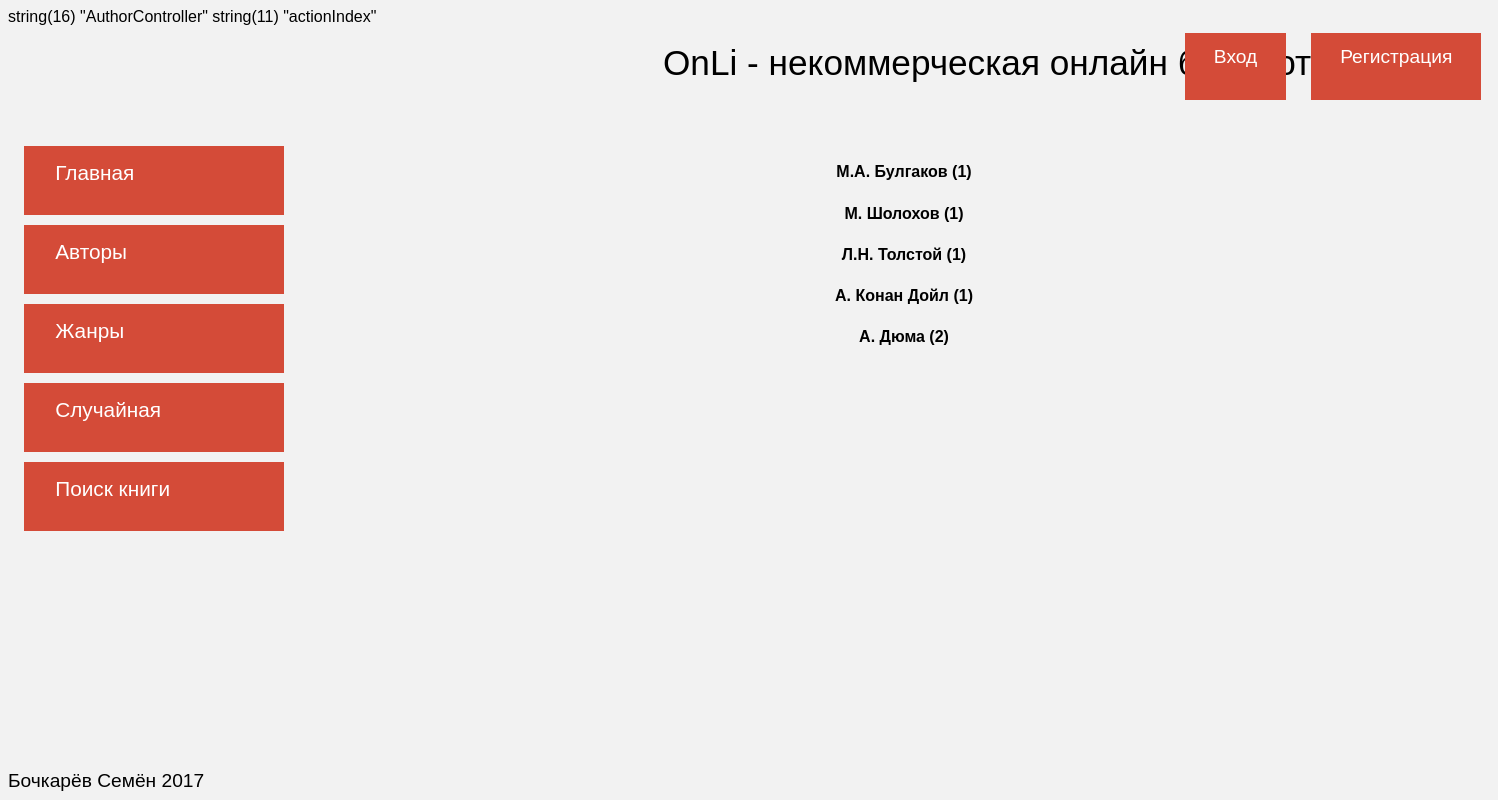
The page /author on the database its author committed.
### tables this page shows
CREATE TABLE `authors` (
  `id` int(11) NOT NULL,
  `name` varchar(255) NOT NULL
);

### config/routes.php (called while the page is built)
<?php
return array(
	'book/([0-9]+)/([0-9]+)' => 'book/view/$1/$2',
	'book/([0-9]+)' => 'book/view/$1',
	'book/favorite/([0-9]+)' => 'book/favorite/$1',
	'book/bookmark/([0-9]+)/([0-9]+)' => 'book/bookmark/$1/$2',
	'book/search' => 'book/search',
	'book/random' => 'book/random',
	'book/jquery' => 'book/jquery',
	'book' => 'book/index',
	'genre/([0-9]+)' => 'genre/view/$1',
	'genre' => 'genre/index',
	'author/([0-9]+)' => 'author/view/$1',
	'author/favorite/([0-9]+)' => 'author/favorite/$1',
	'author' => 'author/index',
	'cabinet/favorite' => 'cabinet/favorite',
	'cabinet/([0-9]+)/([0-9]+)' => 'cabinet/deletebookmark/$1/$2',
	'cabinet' => 'cabinet/index',
	'user/login' => 'user/login',
	'user/register' => 'user/register',
	'user/logout' => 'user/logout',
	'' =>'book/index',
)
?>

### controllers/AuthorController.php (called while the page is built, shortened)
<?php
include_once ROOT.'/models/Book.php';
class AuthorController{
	public function actionIndex(){
		$authorsList = Book::getAuthorsList();
		require_once(ROOT. '/views/authors/index.php');
		return true;
	}
}

### index.php (called while the page is built, shortened)
<?php
	require_once(ROOT.'/components/router.php');
	$router = new Router();
	$router->run();
?>

### models/Book.php (called while the page is built, shortened)
<?php
class Book {
	public static function getAuthorsList(){
		$db = Db::getConnection();
		$authorsList = array();
		$sql = 'SELECT * FROM authors ORDER BY name DESC LIMIT 10';
		$result = $db->query($sql);
		$result->setFetchMode(PDO::FETCH_ASSOC);
		while($row = $result->fetch())
			$authorsList[] = $row;
		return $authorsList;
	}
	public static function countBookByAuthor($author_id){
		$db = Db::getConnection();
		$sql = "SELECT COUNT(*) FROM books WHERE author = {$author_id}";
		$result = $db->query($sql);
		$result = $result->fetch();
		return $result[0];
	}
}

### views/authors/index.php (the view, shortened to what this page needs)
<?php include ROOT . '/views/layouts/header.php' ?>
<div class="container">
<?php include ROOT . '/views/layouts/nav.php' ?>
    <div class="list">
    <?php foreach($authorsList as $authorsItems ):?>
        <div class="genres">
            <h4 class="book-title">
            	<a href="/author/<?php echo $authorsItems['id'];?>">
            		<?php echo $authorsItems["name"];?>
            	</a>
                (<?php echo Book::countBookByAuthor($authorsItems['id']) ?>)
            </h4>
        </div>
    <?php endforeach; ?>
    </div>
</div>
<?php include ROOT . '/views/layouts/footer.php' ?>
</body>
</html>

### components/router.php (shortened to what this page needs)
<?php
class Router{
	private $routes;
	public function __construct(){
		$routesPath= ROOT.'/config/routes.php';
		$this->routes = include($routesPath);
	}
	private function getURI(){
		if (!empty($_SERVER['REQUEST_URI'])){
			return trim($_SERVER['REQUEST_URI'], '/');
		}
	}
	public function run(){
		$uri = $this->getURI();
		foreach ($this->routes as $uriPattern => $path){
			if (preg_match("~$uriPattern~", $uri)){
				$internalRoute = preg_replace("~$uriPattern~", $path, $uri);
				$segments = explode('/', $internalRoute);
				$controllerName = array_shift($segments).'Controller';
				$controllerName = ucfirst($controllerName);
				$actionName = 'action'.ucfirst(array_shift($segments));
				$parameters = $segments;
				var_dump($controllerName);
				var_dump($actionName);
				$controllerObject = new $controllerName;
				$result = call_user_func_array(array($controllerObject, $actionName), $parameters);
				if($result != null){
					break;
				}
			}
		}
	}
}
?>

### template/css/stylesheet.css (style rules this page uses)
body { font-family: Arial; background-color: #f2f2f2; }
h1,h2,h3,h4,h5,h6 { line-height: 20px; word-break: keep-all; overflow-wrap:normal; }
a { text-decoration: none; }
a:link,a:visited { color:#000; }
.container { margin: 0 auto; width: 1480px; }
.list { display: block; float: right; width: 1150px; margin:5px; padding:5px; margin-top: -10px; }
.book-title,.book-author { text-align: center; }
.genres { text-align: left; }

### rows shown on the page
authors: name "М.А. Булгаков", id "1"
authors: name "М. Шолохов", id "1"
authors: name "Л.Н. Толстой", id "1"
authors: name "А. Конан Дойл", id "1"
authors: name "А. Дюма", id "2"
